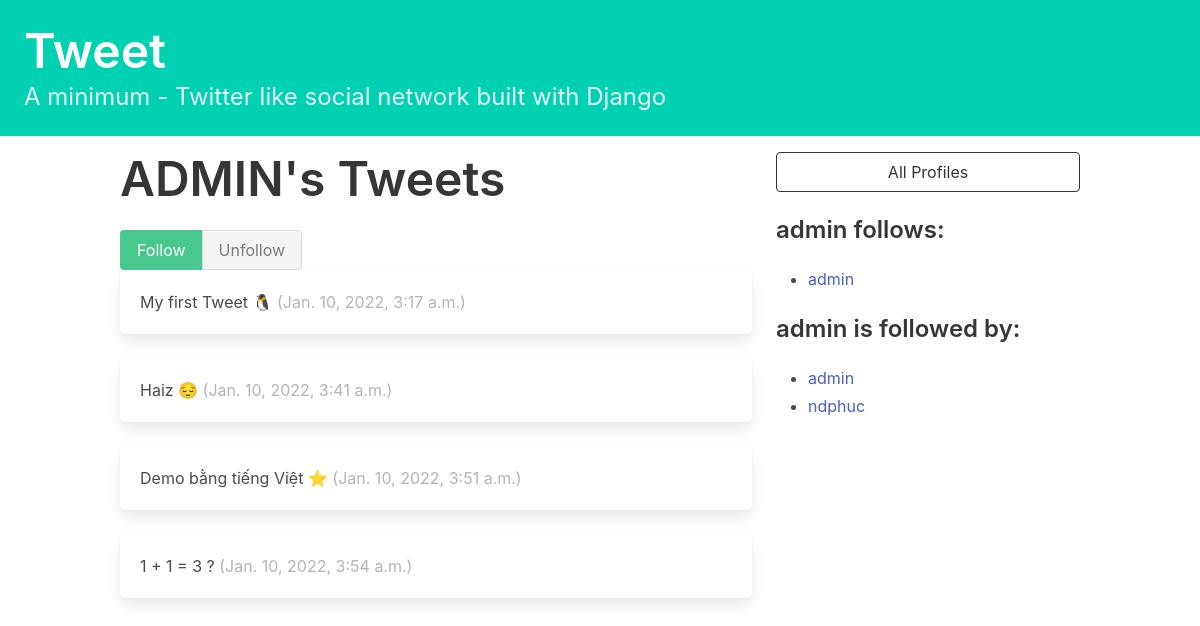
The app's page /profile/1 with its own data.
### tweet/models.py (models this page shows, shortened)
class Profile(models.Model):
    user = models.OneToOneField(User, on_delete=models.CASCADE)
    follows = models.ManyToManyField(
        "self",  # To
        related_name="followed_by",  # Set the related name
        symmetrical=False,
        blank=True
    )
    def __str__(self):
        return self.user.username

class Tweet(models.Model):
    user = models.ForeignKey(
        User,  # relative to
        related_name="tweets",
        on_delete=models.DO_NOTHING
    )
    body = models.CharField(max_length=200)
    created_at = models.DateTimeField(auto_now_add=True)

### tweet/views.py (the view, shortened to what this page needs)
# urls.py: path("profile/<int:pk>", profile, name="profile"),
def profile(request, pk):
    profile = Profile.objects.get(id=pk)
    return render(request, "tweet/profile.html", {"profile": profile})

### tweet/templates/tweet/profile.html (shortened to what this page needs)
{% extends 'base.html' %}
{% block content %}
<div class="column">
    <div class="block">
    <h1 class="title is-1">
        {{profile.user.username|upper}}'s Tweets
    </h1>
    </div>
    <form method="post">
        <div class="buttons has-addons">
            {% if profile in user.profile.follows.all %}
                <button class="button is-success is-static">Follow</button>
                <button class="button is-danger" name="follow" value="unfollow">
                    Unfollow
                </button>
            {% else %}
                <button class="button is-success" name="follow" value="follow">
                    Follow
                </button>
                <button class="button is-danger is-static">Unfollow</button>
            {% endif %}
        </div>
    </form>
    <div class="content">
        {% for tweet in profile.user.tweets.all %}
            <div class="box">
                {{ tweet.body }}
                <span class="is-small has-text-grey-light">
                    ({{ tweet.created_at }})
                </span>
            </div>
        {% endfor %}
    </div>
</div>
<div class="column is-one-third">
    <div class="block">
        <a href="{% url 'tweet:profile_list' %}">
            <button class="button is-dark is-outlined is-fullwidth">
                All Profiles
            </button>
        </a>
    </div>
    <div class="block">
        <h3 class="title is-4">
            {{profile.user.username}} follows:
        </h3>
        <div class="content">
            <ul>
            {% for following in profile.follows.all %}
                <li>
                    <a href="{% url "tweet:profile" following.id %}">
                        {{ following }}
                    </a>
                </li>
            {% endfor %}
            </ul>
        </div>
    </div>
    <div class="block">
        <h3 class="title is-4">
            {{profile.user.username}} is followed by:
        </h3>
        <div class="content">
            <ul>
            {% for follower in profile.followed_by.all %}
                <li>
                    <a href="{% url "tweet:profile" follower.id %}">
                        {{ follower }}
                    </a>
                </li>
            {% endfor %}
            </ul>
        </div>
    </div>
</div>
{% endblock content %}

### records on screen
Profile: user.username "ADMIN", user.username "admin"
Tweet: body "My first Tweet 🐧", created_at "Jan. 10, 2022, 3:17 a.m."
Tweet: body "Haiz 😔", created_at "Jan. 10, 2022, 3:41 a.m."
Tweet: body "Demo bằng tiếng Việt ⭐", created_at "Jan. 10, 2022, 3:51 a.m."
Tweet: body "1 + 1 = 3 ?", created_at "Jan. 10, 2022, 3:54 a.m."
Profile: user.username "ndphuc"
